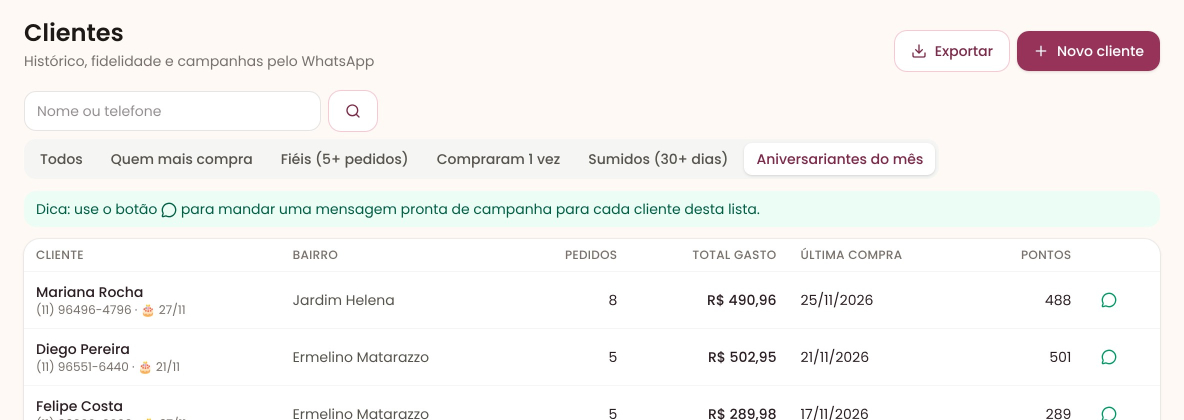
#> input picture marketing/criativos-meta/telas/dc_aniversariantes.jpg, 2368 x 840 px, given in place of hb-d-inicio.png, which was not available (shown at 1/2 size)
$ python recortes.py telas telas/dc_caixa.jpg
#> lines starting #> are read from the running program, lines starting #| are printed output that depends on the picture
"""Recorta as telas reais do sistema para os criativos.

Entrada: pasta com os prints (capturados do sistema rodando em modo demonstração:
LOJA=sua-hamburgueria e DEMO_MARCA=generica). Painel em 1440x900 com escala 2;
celular em 390x844 com escala 3.
Saída: telas/<nome>.jpg

Os recortes evitam o menu lateral e os trechos que mostram iFood/99Food
(integração que não entra nos anúncios).

Uso: python3 recortes.py <pasta-prints> <pasta-saida>
"""
import sys
from pathlib import Path
from PIL import Image

# painel: (arquivo, x, y, largura, altura) em pixels de tela (1440x900)
DESK = {
    'hb_inicio': ('hb-d-inicio', 256, 60, 1184, 600),
    'hb_pedidos': ('hb-d-pedidos', 256, 80, 1184, 460),
    'hb_cozinha': ('hb-d-cozinha', 256, 80, 784, 820),
    'hb_caixa': ('hb-d-caixa', 256, 60, 1184, 250),
    'hb_cmv': ('hb-d-cmv', 256, 60, 1184, 840),
    'hb_clientes': ('hb-d-clientes', 256, 60, 1184, 840),
    'hb_cupons': ('hb-d-cupons', 256, 60, 1184, 280),
    'hb_relatorios': ('hb-d-relatorios', 256, 60, 1184, 400),
    'hb_produtos': ('hb-d-produtos', 256, 60, 1184, 840),
    'hb_pdv': ('hb-d-pdv', 256, 0, 1184, 900),
    'hb_contas': ('hb-d-financeiro', 256, 60, 1184, 840),
    'hb_fluxo': ('hb-d-fin-fluxo', 256, 40, 1184, 620),
    'hb_usuarios': ('hb-d-usuarios', 256, 40, 1184, 290),
    'hb_estoque_baixo': ('hb-d-inicio', 660, 688, 392, 122),
    'dc_inicio': ('dc-d-inicio', 256, 60, 1184, 600),
    'dc_encomendas': ('dc-d-encomendas', 256, 60, 1184, 600),
    'dc_aniversariantes': ('dc-d-aniversariantes', 256, 60, 1184, 420),
    'dc_clientes': ('dc-d-clientes', 256, 60, 1184, 840),
    'dc_cozinha': ('dc-d-cozinha', 256, 80, 790, 740),
    'dc_caixa': ('dc-d-caixa', 256, 60, 1184, 250),
    'dc_estoque': ('dc-d-estoque', 256, 60, 1184, 840),
    'dc_estoque_baixo': ('dc-d-inicio', 1048, 698, 392, 95),
    # recortes mais fechados: texto da tela legível no celular de quem vê o anúncio
    'hb_pedidos_z': ('hb-d-pedidos', 256, 80, 614, 460),
    'hb_cmv_z': ('hb-d-cmv', 256, 150, 1068, 540),
    'hb_clientes_z': ('hb-d-clientes', 256, 160, 744, 480),
    'hb_clientes_w': ('hb-d-clientes', 256, 160, 1184, 540),
    'hb_relatorios_z': ('hb-d-relatorios', 256, 60, 924, 410),
    'hb_produtos_z': ('hb-d-produtos', 590, 60, 850, 720),
    'hb_contas_z': ('hb-d-financeiro', 256, 160, 944, 560),
    'hb_caixa_z': ('hb-d-caixa', 256, 60, 1184, 200),
    'hb_cupons_z': ('hb-d-cupons', 256, 60, 1184, 230),
    'dc_encomendas_z': ('dc-d-encomendas', 256, 60, 594, 580),
    'dc_aniversariantes_z': ('dc-d-aniversariantes', 256, 160, 944, 320),
    'dc_estoque_z': ('dc-d-estoque', 256, 160, 744, 600),
    'dc_caixa_z': ('dc-d-caixa', 256, 60, 1184, 200),
}

# celular: (arquivo, altura máxima em pixels de tela, ou None = inteira)
MOB = {
    'hb_menu': ('hb-menu-top', None),
    'hb_produto': ('hb-produto', None),
    'hb_combo': ('hb-combo', None),
    'hb_combo2': ('hb-combo2', None),
    'hb_sacola': ('hb-sacola-barra', None),
    'hb_checkout': ('hb-checkout', None),
    'hb_checkout2': ('hb-checkout2', None),
    'hb_acompanhar': ('hb-acompanhar', None),
    'hb_m_inicio': ('hb-m-inicio', None),
    'hb_m_relatorios': ('hb-m-relatorios', None),
    'hb_m_pedidos': ('hb-m-pedidos', 560),  # corta antes do card com selo do iFood
    'dc_menu': ('dc-menu-top', None),
    'dc_produto': ('dc-produto', None),
    'dc_checkout': ('dc-checkout', None),
    'dc_m_inicio': ('dc-m-inicio', None),
}


def main(src, dst):
#> called with src = 'telas', dst = 'telas/dc_caixa.jpg'
    src, dst = Path(src), Path(dst)
    dst.mkdir(parents=True, exist_ok=True)
    for name, (f, x, y, w, h) in DESK.items():
        im = Image.open(src / f'{f}.png').convert('RGB')
#> im is the input picture: PIL image 2368x840 RGB; mean R, G, B 246.3, 244.8, 242.9
        im.crop((x * 2, y * 2, (x + w) * 2, (y + h) * 2)).save(dst / f'{name}.jpg', quality=90)
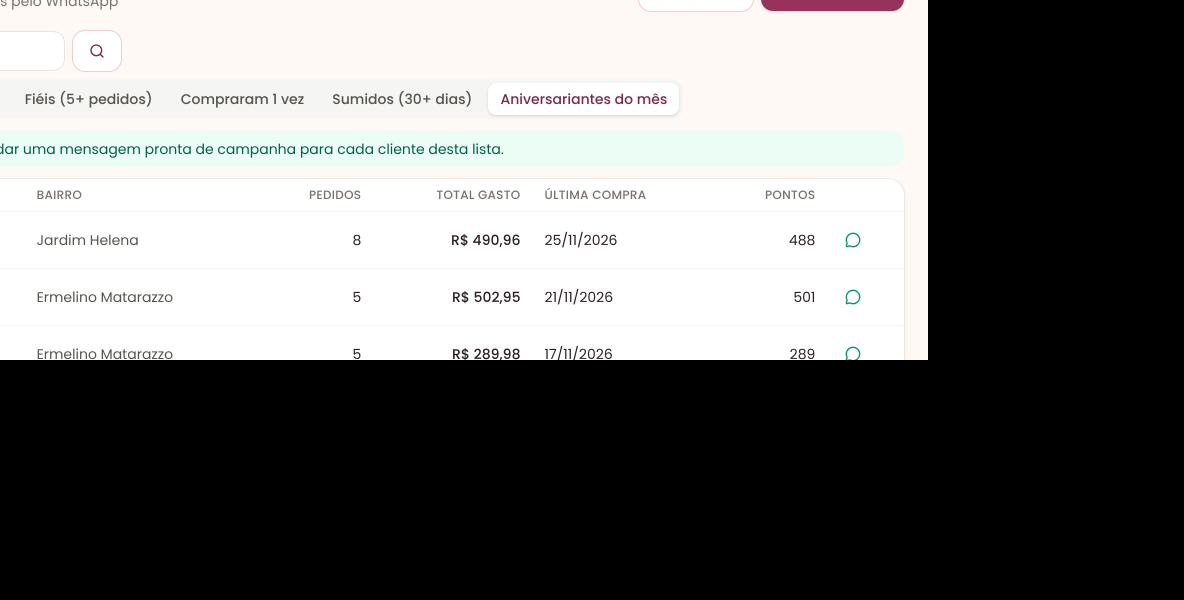
#> saved as hb_inicio.jpg: PIL image 2368x1200 RGB (shown at 1/2 size); mean R, G, B 116.2, 116.1, 115.2
#> pass 2 of the loop in main, `for name, (f, x, y, w, h) in DESK.items():`:
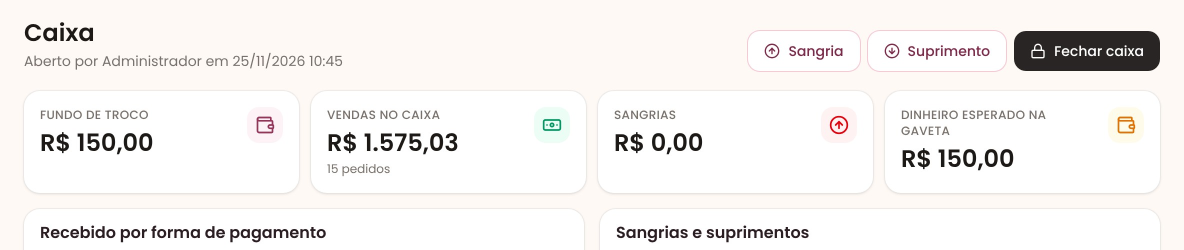
#> input picture marketing/criativos-meta/telas/dc_caixa.jpg, 2368 x 500 px, given in place of hb-d-pedidos.png, which was not available (shown at 1/2 size)
#> in main, im is the input picture: PIL image 2368x500 RGB; mean R, G, B 243.9, 241.3, 239.5
#> in main, `im.crop((x * 2, y * 2, (x + w) * 2, (y + h) * 2)).save(dst / f'{name}...`:
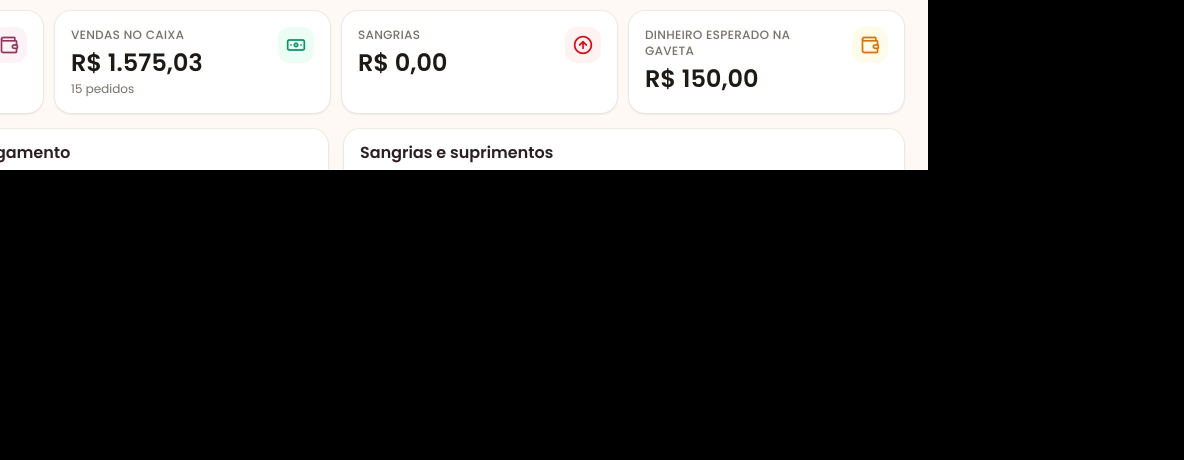
#> saved as hb_pedidos.jpg: PIL image 2368x920 RGB (shown at 1/2 size); mean R, G, B 71.6, 71.2, 70.9
    for name, (f, hmax) in MOB.items():
        im = Image.open(src / f'{f}.png').convert('RGB')
        if hmax:
            im = im.crop((0, 0, im.width, hmax * 3))
        im = im.resize((780, round(im.height * 780 / im.width)), Image.LANCZOS)
        im.save(dst / f'{name}.jpg', quality=90)
    print(len(DESK) + len(MOB), 'telas em', dst)


if __name__ == '__main__':
#> (the run stopped early here; a loop or call above may not have finished)
